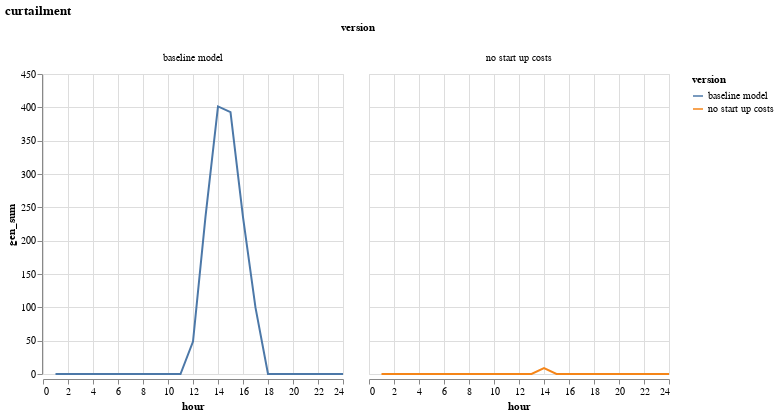

Notebook source saved alongside this figure:
### Code cell
# Plot curtailment
plot_comparison("curtailment")

### Figure 1 — Vega-Lite specification as saved in the notebook (floating-point values rounded to 4 significant figures)
{"data": {"values": [{"gen_sum": 0, "hour": 1, "resource": "curtailment", "version": "baseline model"}, {"gen_sum": 0, "hour": 2, "resource": "curtailment", "version": "baseline model"}, {"gen_sum": 0, "hour": 3, "resource": "curtailment", "version": "baseline model"}, {"gen_sum": 0, "hour": 4, "resource": "curtailment", "version": "baseline model"}, {"gen_sum": 0, "hour": 5, "resource": "curtailment", "version": "baseline model"}, {"gen_sum": 0, "hour": 6, "resource": "curtailment", "version": "baseline model"}, {"gen_sum": 0, "hour": 7, "resource": "curtailment", "version": "baseline model"}, {"gen_sum": 0, "hour": 8, "resource": "curtailment", "version": "baseline model"}, {"gen_sum": 0, "hour": 9, "resource": "curtailment", "version": "baseline model"}, {"gen_sum": 0, "hour": 10, "resource": "curtailment", "version": "baseline model"}, {"gen_sum": 0, "hour": 11, "resource": "curtailment", "version": "baseline model"}, {"gen_sum": 48.66, "hour": 12, "resource": "curtailment", "version": "baseline model"}, {"gen_sum": 236.0, "hour": 13, "resource": "curtailment", "version": "baseline model"}, {"gen_sum": 401.4, "hour": 14, "resource": "curtailment", "version": "baseline model"}, {"gen_sum": 392.7, "hour": 15, "resource": "curtailment", "version": "baseline model"}, {"gen_sum": 235.4, "hour": 16, "resource": "curtailment", "version": "baseline model"}, {"gen_sum": 99.48, "hour": 17, "resource": "curtailment", "version": "baseline model"}, {"gen_sum": 0, "hour": 18, "resource": "curtailment", "version": "baseline model"}, {"gen_sum": 0, "hour": 19, "resource": "curtailment", "version": "baseline model"}, {"gen_sum": 0, "hour": 20, "resource": "curtailment", "version": "baseline model"}, {"gen_sum": 0, "hour": 21, "resource": "curtailment", "version": "baseline model"}, {"gen_sum": 0, "hour": 22, "resource": "curtailment", "version": "baseline model"}, {"gen_sum": 0, "hour": 23, "resource": "curtailment", "version": "baseline model"}, {"gen_sum": 0, "hour": 24, "resource": "curtailment", "version": "baseline model"}, {"gen_sum": 0, "hour": 1, "resource": "curtailment", "version": "no start up costs"}, {"gen_sum": 0, "hour": 2, "resource": "curtailment", "version": "no start up costs"}, {"gen_sum": 0, "hour": 3, "resource": "curtailment", "version": "no start up costs"}, {"gen_sum": 0, "hour": 4, "resource": "curtailment", "version": "no start up costs"}, {"gen_sum": 0, "hour": 5, "resource": "curtailment", "version": "no start up costs"}, {"gen_sum": 0, "hour": 6, "resource": "curtailment", "version": "no start up costs"}, {"gen_sum": 0, "hour": 7, "resource": "curtailment", "version": "no start up costs"}, {"gen_sum": 0, "hour": 8, "resource": "curtailment", "version": "no start up costs"}, {"gen_sum": 0, "hour": 9, "resource": "curtailment", "version": "no start up costs"}, {"gen_sum": 0, "hour": 10, "resource": "curtailment", "version": "no start up costs"}, {"gen_sum": 0, "hour": 11, "resource": "curtailment", "version": "no start up costs"}, {"gen_sum": 0, "hour": 12, "resource": "curtailment", "version": "no start up costs"}, {"gen_sum": 0, "hour": 13, "resource": "curtailment", "version": "no start up costs"}, {"gen_sum": 8.745, "hour": 14, "resource": "curtailment", "version": "no start up costs"}, {"gen_sum": 0, "hour": 15, "resource": "curtailment", "version": "no start up costs"}, {"gen_sum": 0, "hour": 16, "resource": "curtailment", "version": "no start up costs"}, {"gen_sum": 0, "hour": 17, "resource": "curtailment", "version": "no start up costs"}, {"gen_sum": 0, "hour": 18, "resource": "curtailment", "version": "no start up costs"}, {"gen_sum": 0, "hour": 19, "resource": "curtailment", "version": "no start up costs"}, {"gen_sum": 0, "hour": 20, "resource": "curtailment", "version": "no start up costs"}, {"gen_sum": 0, "hour": 21, "resource": "curtailment", "version": "no start up costs"}, {"gen_sum": 0, "hour": 22, "resource": "curtailment", "version": "no start up costs"}, {"gen_sum": 0, "hour": 23, "resource": "curtailment", "version": "no start up costs"}, {"gen_sum": 0, "hour": 24, "resource": "curtailment", "version": "no start up costs"}]}, "encoding": {"color": {"field": "version", "type": "nominal"}, "column": {"field": "version", "type": "nominal"}, "x": {"field": "hour", "type": "quantitative"}, "y": {"field": "gen_sum", "type": "quantitative"}}, "mark": "line", "title": "curtailment"}
